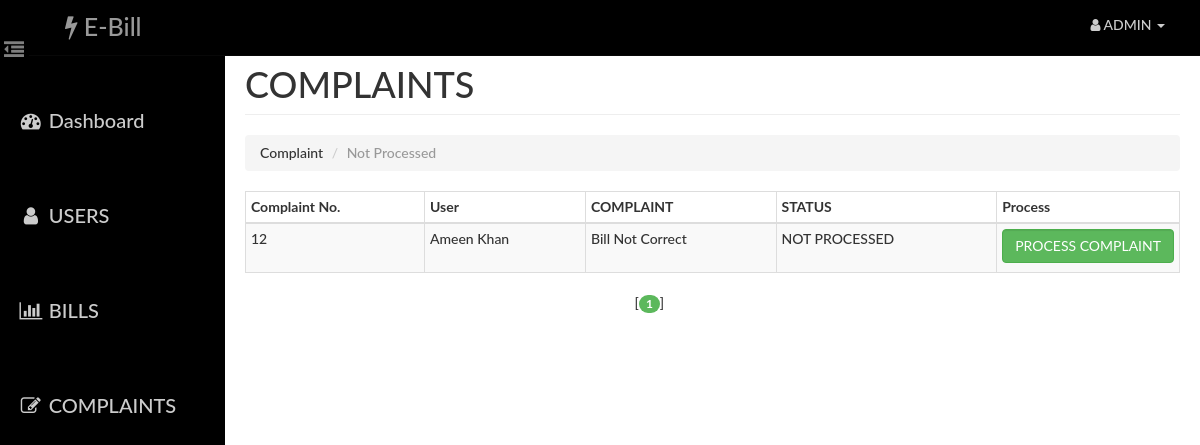
Screenshot of /admin/complaint.php (signed in) with the database file from the repository.
### tables this page shows
CREATE TABLE `complaint` (
  `id` int(14) NOT NULL,
  `uid` int(14) NOT NULL,
  `aid` int(14) NOT NULL,
  `complaint` varchar(140) NOT NULL,
  `status` varchar(40) NOT NULL
);

CREATE TABLE `user` (
  `id` int(14) NOT NULL,
  `name` varchar(40) NOT NULL,
  `email` varchar(40) NOT NULL,
  `phone` int(14) NOT NULL,
  `pass` varchar(20) NOT NULL,
  `address` varchar(100) NOT NULL
);

### admin/paging1.php (called while the page is built, shortened)
<?php
    $rowsperpage = 5;
    if (isset($_GET['currentpage']) && is_numeric($_GET['currentpage'])) {
       $currentpage = (int) $_GET['currentpage'];
    } else {
       $currentpage = 1;
    }
    $offset = ($currentpage - 1) * $rowsperpage;
 ?>

### Includes/admin.php (called while the page is built, shortened)
<?php
    function retrieve_complaints_history($id,$offset,$rowsperpage)
    {
        global $con;
        $query  = "SELECT complaint.id AS id , complaint.complaint AS complaint , complaint.status AS status , user.name AS uname ";
        $query .= "FROM user , complaint ";
        $query .= "WHERE complaint.uid=user.id AND status='NOT PROCESSED' ";
        $query .= "ORDER BY complaint.id desc  ";
        $query .= "LIMIT {$offset}, {$rowsperpage} ";
        $result = mysqli_query($con,$query);
        return $result;
    }
 ?>

### admin/complaint.php (the view, shortened to what this page needs)
<?php
    require_once('head_html.php');
    require_once('../Includes/session.php');
    require_once('../Includes/admin.php');
?>
<body>
    <div id="wrapper">
        <?php
            require_once("nav.php");
            require_once("sidebar.php");
        ?>
        <div id="page-content-wrapper">
            <div class="container-fluid">
                <div class="row">
                    <div class="col-lg-12">
                        <h1 class="page-header">
                            COMPLAINTS
                        </h1>
                        <ol class="breadcrumb">
                          <li>Complaint</li>
                          <li class="active">Not Processed</li>
                        </ol>
                        </div>
                    </div>
                            <div class="table-responsive" style="padding-top: 0">
                                <table class="table table-hover table-striped table-bordered table-condensed">
                                    <thead>
                                        <tr>
                                            <th>Complaint No.</th>
                                            <th>User</th>
                                            <th>COMPLAINT</th>
                                            <th>STATUS</th>
                                            <th>Process</th>
                                        </tr>
                                    </thead>
                                    <tbody>
                                        <?php
                                            include("paging1.php");
                                            $result = retrieve_complaints_history($_SESSION['aid'],$offset, $rowsperpage);
                                            while($row = mysqli_fetch_assoc($result)){
                                            ?>
                                                <tr>
                                                    <td><?php echo $row['id'] ?></td>
                                                    <td height="50"><?php echo $row['uname'] ?></td>
                                                    <td><?php echo $row['complaint'] ?></td>
                                                    <td><?php echo $row['status'] ?></td>
                                                    <td width="70">
                                                    <form action="process_complaint.php" method="post">
                                                        <button type="submit" name="complaint_process" class="btn btn-success form-control">PROCESS COMPLAINT  </button>
                                                    </form>
                                                    </td>
                                                </tr>
                                            <?php
                                            }
                                        ?>
                                    </tbody>
                                </table>
                                <?php include("paging2.php");  ?>
                            </div>
            </div>
        </div>
    </div>
</body>
</html>

### assets/css/dash_admin.css (style rules this page uses)
html { height: 100%; }
body, html { width: 100%; height: 100%; }
body, h1, h2, h3, h4, h5, h6 { font-family: "Lato","Helvetica Neue",Helvetica,Arial,sans-serif; font-weight: 500; }
#wrapper { padding-left: 10px; padding-top: 5px; -webkit-transition: all 0.5s ease; -moz-transition: all 0.5s ease; -o-transition: all 0.5s ease; transition: all 0.5s ease; }
#page-content-wrapper { width: 100%; padding: 15px; min-height:100%; }
@media (min-width:768px) { #wrapper { padding-left: 225px; } }
@media (min-width:768px) { #page-content-wrapper { padding: 20px; } }
.table-responsive { padding-top: 20px; padding-bottom: 20px; }

### rows the page displays
complaint: id "12", uid.name "Ameen Khan", complaint "Bill Not Correct", status "NOT PROCESSED"
